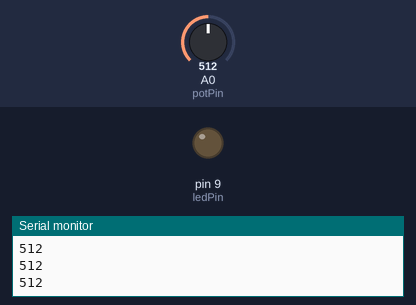
This sketch was run on a simulated Arduino Uno, built with avr-gcc and run on an emulated ATmega328P. Parts: output pins drawn as LEDs (lit = HIGH), the last lines printed to the serial monitor. Inputs (shaded band) come from the test bench; at power-on: A0 (potPin) = 512.

Above: at 1.2 s.
1.3 s: A0 (potPin) set to 528
At 1.8 s:
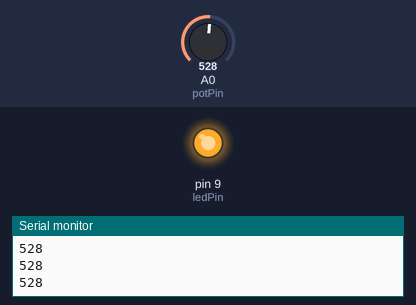
2.8 s: A0 (potPin) set to 511
At 3.1 s:
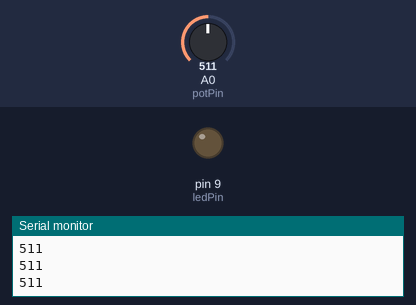
4.3 s: A0 (potPin) set to 716
At 5.6 s:
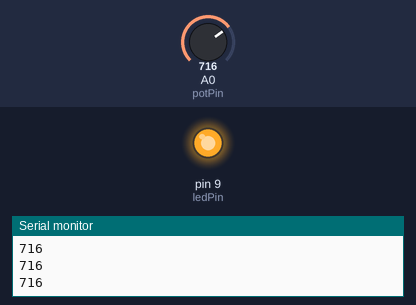
Timing chart, 0 to 7.3 s (numbered marks = the images above; inputs shaded):
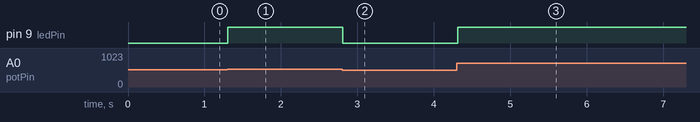

The sketch:

W3_TASK1.ino
```cpp
int potPin = A0;
int ledPin = 9;  // or any digital pin through a 220 Ω resistor
int potValue = 0;

void setup() {
  Serial.begin(9600);
  pinMode(ledPin, OUTPUT);
}

void loop() {
  potValue = analogRead(potPin);

  // LED ON if potentiometer > half
  if (potValue > 512) {
    digitalWrite(ledPin, HIGH);
  } else {
    digitalWrite(ledPin, LOW);
  }

  // Send potentiometer reading to Python
  Serial.println(potValue);

  delay(100); // send data every 0.1 s
}
```

Measured:
- the behaviour switches between 512 and 513 on A0 (potPin) (found by bisection; images 0 and 1)
- after the input at 1.3 s, pin 9 (ledPin): LOW → HIGH at once
- after the input at 2.8 s, pin 9 (ledPin): HIGH → LOW at once
- after the input at 4.3 s, pin 9 (ledPin): LOW → HIGH at once
